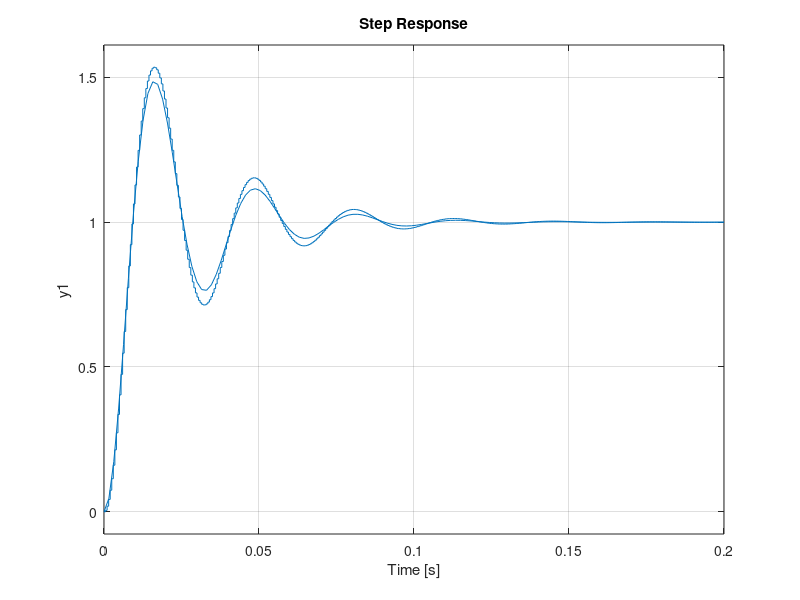
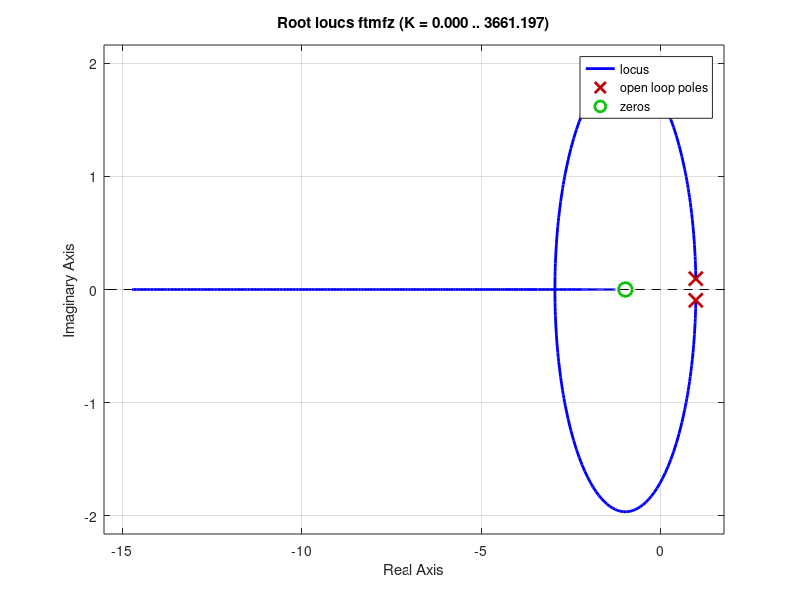
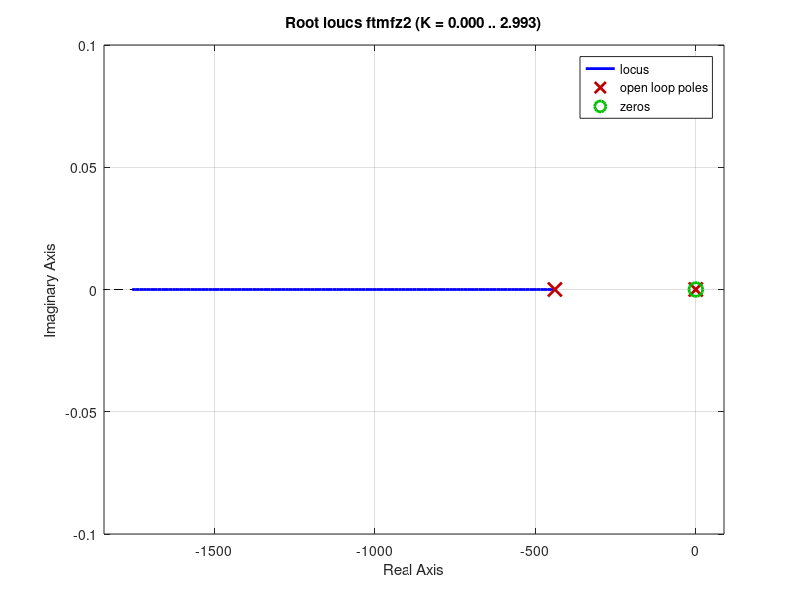
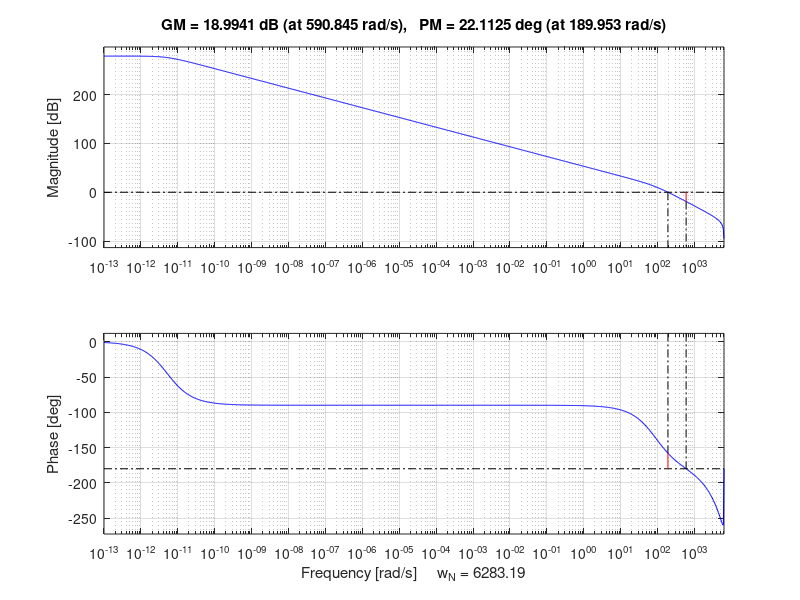

Recreate these plots in MATLAB, in order.
clear; close all; clc
s = tf('s');
z=tf('z',0.0005);

gps=39454.8/(s*(s+88.71));
ftmf=zpk(feedback(gps,1));
step(ftmf)
hold

gz = 0.0049*(z+0.9853)/((z-1)*(z-0.957));
ftmfz= feedback(gz,1);
figure(1)
step(ftmfz);

figure(2)
rlocus(ftmfz);

gzmatlab = c2d(gps,1);
ftmfz2= feedback(gzmatlab,1);
figure(3)
rlocus(ftmfz2);

figure(4)
margin(gz);

figure(5)
margin(gzmatlab);